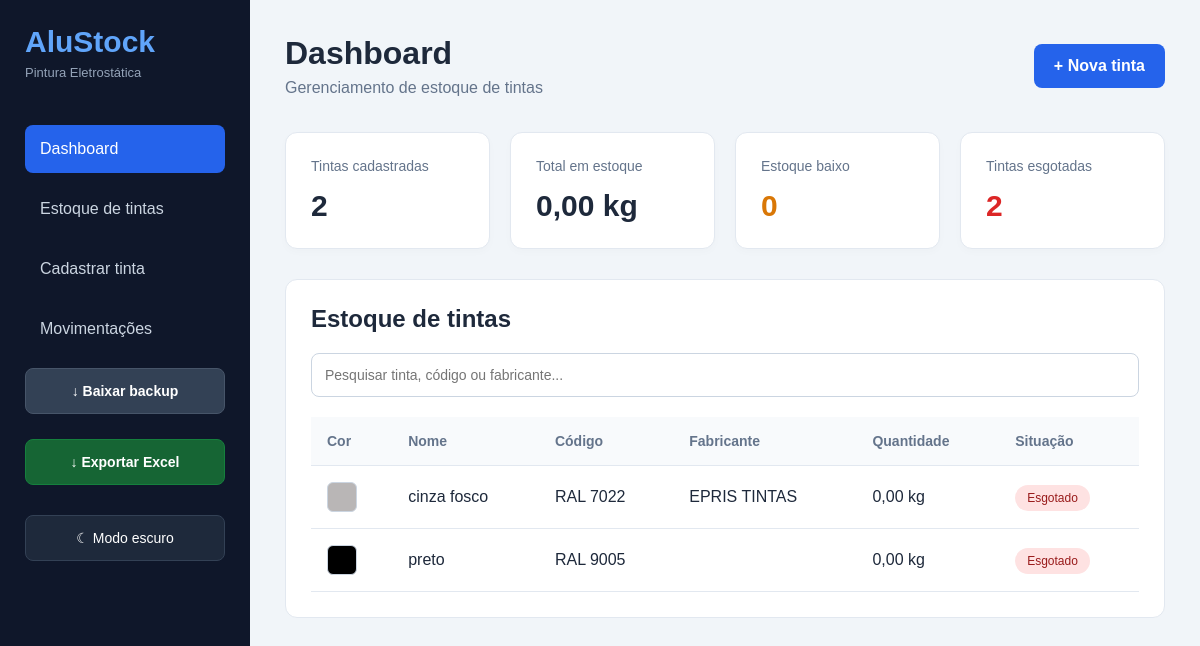
The page / on the database its author committed.
### tables this page shows
CREATE TABLE tintas (
    id INT AUTO_INCREMENT PRIMARY KEY,
    nome VARCHAR(100) NOT NULL,
    codigo VARCHAR(50) NOT NULL,
    fabricante VARCHAR(100),
    acabamento VARCHAR(50),
    tipo VARCHAR(50),
    quantidade DECIMAL(10,3) DEFAULT 0,
    estoque_minimo DECIMAL(10,3) DEFAULT 5,
    lote VARCHAR(50),
    validade DATE,
    localizacao VARCHAR(100),
    cor_hex VARCHAR(7) DEFAULT '#FFFFFF',
    valor_kg DECIMAL(10,2),
    data_cadastro TIMESTAMP DEFAULT CURRENT_TIMESTAMP
);

### index.php (the view, shortened to what this page needs)
<?php
require_once "config/conexao.php";
$totalTintas = $pdo->query(
    "SELECT COUNT(*) FROM tintas"
)->fetchColumn();
$totalKg = $pdo->query(
    "SELECT COALESCE(SUM(quantidade), 0) FROM tintas"
)->fetchColumn();
$estoqueBaixo = $pdo->query(
    "SELECT COUNT(*) FROM tintas
     WHERE quantidade <= estoque_minimo
     AND quantidade > 0"
)->fetchColumn();
$esgotadas = $pdo->query(
    "SELECT COUNT(*) FROM tintas WHERE quantidade = 0"
)->fetchColumn();
$tintas = $pdo->query(
    "SELECT * FROM tintas ORDER BY nome"
)->fetchAll(PDO::FETCH_ASSOC);
?>
<!DOCTYPE html>
<html lang="pt-BR">
<head>
    <link rel="stylesheet" href="/site-fast/estoque-tintas/css/style.css?v=2">
</head>
<body>
    <aside class="sidebar">
        <div class="logo">
            <h2>AluStock</h2>
            <p>Pintura Eletrostática</p>
        </div>
        <nav>
            <a href="index.php" class="ativo">Dashboard</a>
            <a href="estoque.php">Estoque de tintas</a>
            <a href="cadastrar.php">Cadastrar tinta</a>
            <a href="movimentacoes.php">Movimentações</a>
        </nav>
        <form method="POST" action="backup.php">
        <button type="submit" class="botao-backup">
        ↓ Baixar backup
    </button>
</form>
        <a href="exportar.php" class="botao-excel">
        ↓ Exportar Excel
        </a>
    </aside>
    <main class="conteudo">
        <header class="cabecalho">
            <div>
                <h1>Dashboard</h1>
                <p>Gerenciamento de estoque de tintas</p>
            </div>
            <a href="cadastrar.php" class="botao">
                + Nova tinta
            </a>
        </header>
        <section class="cards">
            <div class="card">
                <p>Tintas cadastradas</p>
                <h2><?= $totalTintas ?></h2>
            </div>
            <div class="card">
                <p>Total em estoque</p>
                <h2><?= number_format($totalKg, 2, ',', '.') ?> kg</h2>
            </div>
            <div class="card alerta">
                <p>Estoque baixo</p>
                <h2><?= $estoqueBaixo ?></h2>
            </div>
            <div class="card perigo">
                <p>Tintas esgotadas</p>
                <h2><?= $esgotadas ?></h2>
            </div>
        </section>
        <section class="painel">
            <h2>Estoque de tintas</h2>
            <input type="text" id="pesquisa"
                placeholder="Pesquisar tinta, código ou fabricante...">
            <div class="tabela-container">
                <table>
                    <thead>
                        <tr>
                            <th>Cor</th>
                            <th>Nome</th>
                            <th>Código</th>
                            <th>Fabricante</th>
                            <th>Quantidade</th>
                            <th>Situação</th>
                        </tr>
                    </thead>
                    <tbody id="lista-tintas">
                        <?php foreach ($tintas as $tinta): ?>
                        <tr>
                            <td>
                                <div class="amostra-cor"
                                    style="background-color: <?= preg_match('/^#[0-9a-fA-F]{6}$/', $tinta['cor_hex'] ?? '') ? $tinta['cor_hex'] : '#FFFFFF' ?>">
                                </div>
                            </td>
                            <td><?= htmlspecialchars($tinta['nome']) ?></td>
                            <td><?= htmlspecialchars($tinta['codigo']) ?></td>
                            <td><?= htmlspecialchars($tinta['fabricante'] ?? '') ?></td>
                            <td>
                                <?= number_format($tinta['quantidade'], 2, ',', '.') ?> kg
                            </td>
                            <td>
                                <?php if ($tinta['quantidade'] == 0): ?>
                                    <span class="status esgotado">Esgotado</span>
                                <?php elseif ($tinta['quantidade'] <= $tinta['estoque_minimo']): ?>
                                    <span class="status baixo">Estoque baixo</span>
                                <?php else: ?>
                                    <span class="status disponivel">Disponível</span>
                                <?php endif; ?>
                            </td>
                        </tr>
                        <?php endforeach; ?>
                    </tbody>
                </table>
            </div>
        </section>
    </main>
</body>
</html>

### css/style.css (style rules this page uses)
* { margin: 0; padding: 0; box-sizing: border-box; font-family: Arial, Helvetica, sans-serif; }
body { background: #f1f5f9; color: #1e293b; }
.sidebar { width: 250px; height: 100vh; background: #0f172a; color: white; position: fixed; padding: 25px; }
.logo { margin-bottom: 45px; }
.logo h2 { font-size: 30px; color: #60a5fa; }
.logo p { font-size: 13px; color: #94a3b8; margin-top: 6px; }
.sidebar nav { display: flex; flex-direction: column; gap: 12px; }
.sidebar nav a { color: #cbd5e1; text-decoration: none; padding: 15px; border-radius: 8px; transition: 0.2s; }
.sidebar nav a:hover, .sidebar nav a.ativo { background: #2563eb; color: white; }
.conteudo { margin-left: 250px; padding: 35px; }
.cabecalho { display: flex; justify-content: space-between; align-items: center; margin-bottom: 35px; gap: 20px; }
.cabecalho h1 { font-size: 32px; }
.cabecalho p { color: #64748b; margin-top: 7px; }
.botao { background: #2563eb; color: white; text-decoration: none; padding: 13px 20px; border-radius: 8px; border: none; cursor: pointer; font-weight: bold; }
.cards { display: grid; grid-template-columns: repeat(4, 1fr); gap: 20px; margin-bottom: 30px; }
.card { background: white; padding: 25px; border-radius: 12px; border: 1px solid #e2e8f0; box-shadow: 0 3px 8px #00000005; }
.card p { color: #64748b; font-size: 14px; margin-bottom: 15px; }
.card h2 { font-size: 30px; }
.alerta h2 { color: #d97706; }
.perigo h2 { color: #dc2626; }
.painel { background: white; padding: 25px; border-radius: 12px; border: 1px solid #e2e8f0; }
.painel h2 { margin-bottom: 20px; }
#pesquisa { width: 100%; padding: 13px; border: 1px solid #cbd5e1; border-radius: 8px; margin-bottom: 20px; font-size: 14px; outline: none; }
.tabela-container { overflow-x: auto; }
table { width: 100%; border-collapse: collapse; }
th, td { text-align: left; padding: 16px; border-bottom: 1px solid #e2e8f0; }
th { background: #f8fafc; color: #64748b; font-size: 14px; }
.amostra-cor { width: 30px; height: 30px; border-radius: 6px; border: 1px solid #cbd5e1; }
.status { padding: 6px 12px; border-radius: 20px; font-size: 12px; white-space: nowrap; }
.esgotado { background: #fee2e2; color: #991b1b; }
.botao-excel { display: block; width: 100%; padding: 14px; margin-top: 25px; background: #166534; color: #ffffff; border: 1px solid #15803d; border-radius: 8px; text-decoration: none; text-align: center; font-size: 14px; font-weight: bold; transition: 0.2s; }
.botao-backup { display: block; width: 100%; padding: 14px; margin-top: 15px; background: #334155; color: #ffffff; border: 1px solid #475569; border-radius: 8px; text-align: center; font-size: 14px; font-weight: bold; cursor: pointer; transition: 0.2s; }
.sidebar { overflow-y: auto; }

### rows shown on the page
tintas: nome "cinza fosco", codigo "RAL 7022", fabricante "EPRIS TINTAS", quantidade "0,00", shows "Esgotado"
tintas: nome "preto", codigo "RAL 9005", quantidade "0,00", shows "Esgotado"

### other values the page prints
$totalTintas "2"
$totalKg "0,00"
$estoqueBaixo "0"
$esgotadas "2"
